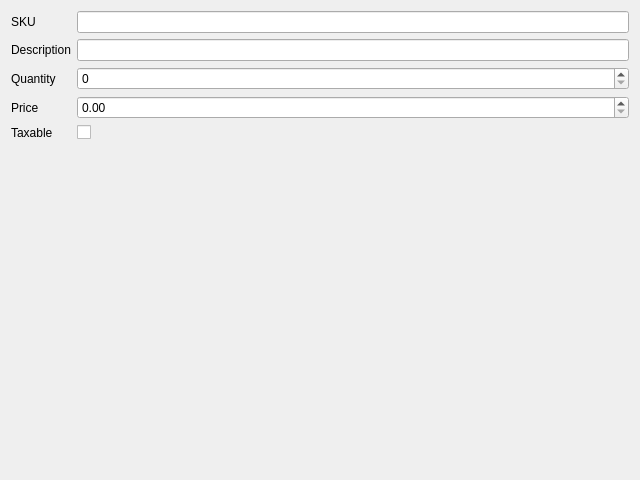
<?xml version="1.0" encoding="UTF-8"?>
<!-- SPDX-License-Identifier: MIT -->
<ui version="4.0">
 <class>ItemEditor</class>
 <widget class="QDialog" name="ItemEditor">
  <property name="geometry">
   <rect>
    <x>0</x>
    <y>0</y>
    <width>640</width>
    <height>480</height>
   </rect>
  </property>
  <property name="windowTitle">
   <string>Item</string>
  </property>
  <layout class="QFormLayout" name="formLayout">
   <item row="0" column="0">
    <widget class="QLabel" name="label_skuEdit">
     <property name="text">
      <string>SKU</string>
     </property>
     <property name="buddy">
      <cstring>skuEdit</cstring>
     </property>
    </widget>
   </item>
   <item row="0" column="1">
    <widget class="QLineEdit" name="skuEdit"/>
   </item>
   <item row="1" column="0">
    <widget class="QLabel" name="label_descriptionEdit">
     <property name="text">
      <string>Description</string>
     </property>
     <property name="buddy">
      <cstring>descriptionEdit</cstring>
     </property>
    </widget>
   </item>
   <item row="1" column="1">
    <widget class="QLineEdit" name="descriptionEdit"/>
   </item>
   <item row="2" column="0">
    <widget class="QLabel" name="label_qtyEdit">
     <property name="text">
      <string>Quantity</string>
     </property>
     <property name="buddy">
      <cstring>qtyEdit</cstring>
     </property>
    </widget>
   </item>
   <item row="2" column="1">
    <widget class="QSpinBox" name="qtyEdit"/>
   </item>
   <item row="3" column="0">
    <widget class="QLabel" name="label_priceEdit">
     <property name="text">
      <string>Price</string>
     </property>
     <property name="buddy">
      <cstring>priceEdit</cstring>
     </property>
    </widget>
   </item>
   <item row="3" column="1">
    <widget class="QDoubleSpinBox" name="priceEdit"/>
   </item>
   <item row="4" column="0">
    <widget class="QLabel" name="label_taxableCheck">
     <property name="text">
      <string>Taxable</string>
     </property>
     <property name="buddy">
      <cstring>taxableCheck</cstring>
     </property>
    </widget>
   </item>
   <item row="4" column="1">
    <widget class="QCheckBox" name="taxableCheck"/>
   </item>
  </layout>
 </widget>
 <tabstops>
  <tabstop>skuEdit</tabstop>
  <tabstop>descriptionEdit</tabstop>
  <tabstop>qtyEdit</tabstop>
  <tabstop>priceEdit</tabstop>
  <tabstop>taxableCheck</tabstop>
 </tabstops>
</ui>
